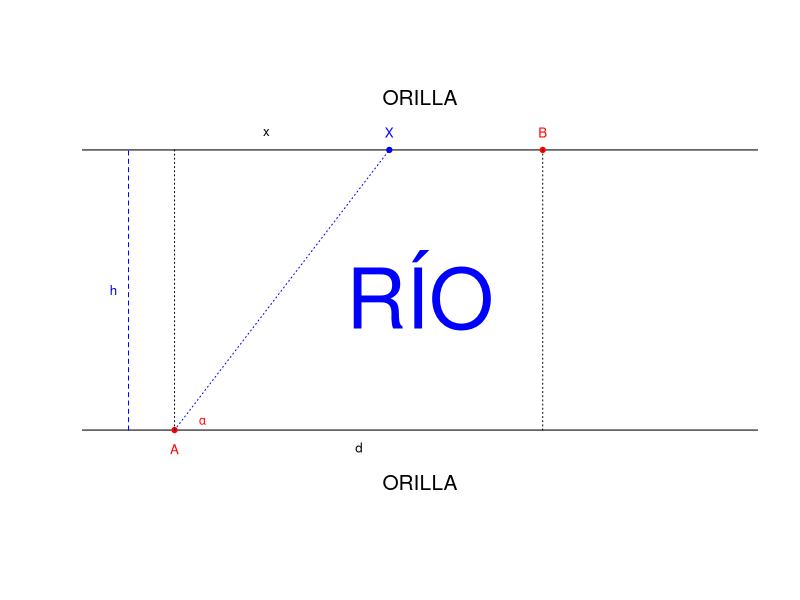
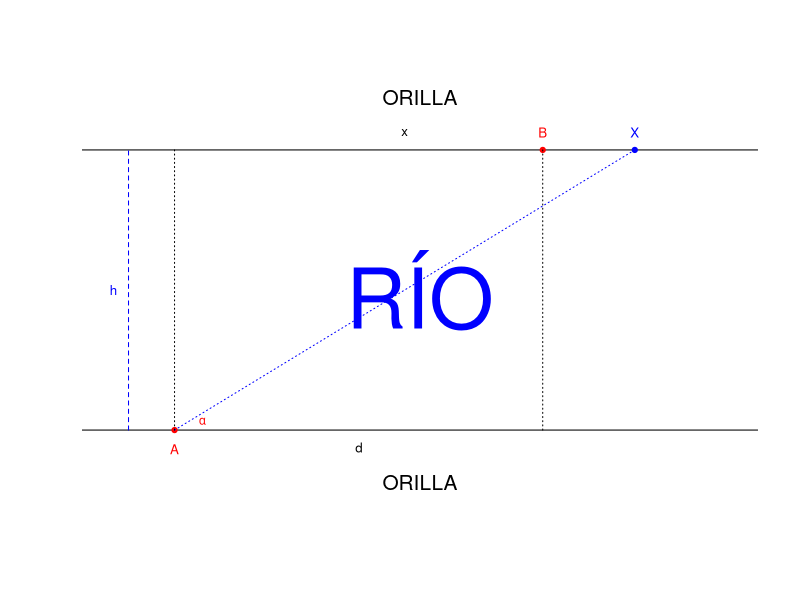

R code for these plots, in order:
## ---- chunk 1
ganancias = function(x){return(18*x-10-3*x^3/400)}
## ---- chunk 2
xmin=0
xmax=10
ymin=0
ymax=10
tolx=0.01*(xmax-xmin)
toly=0.05*(ymax-ymin)
quantsx=3
quantsy=8
plot(c(xmin-tolx,xmax+tolx,xmin-tolx,xmax+tolx),c(ymin-toly,ymin-toly,ymax+toly,ymax+toly),type="n",xlab="",ylab="",xaxt="n",yaxt="n",axes=FALSE)
x=seq(from=xmin,to=xmax,by=0.01)
#points(x,f(x),type="l")
abline(h=1,col="black")
abline(h=9,col="black")
text(5,5,'RÍO',col="blue",cex=5)
points(1,1,cex=0.7,col="red",pch=19)
points(7,9,cex=0.7,col="red",pch=19)
text(1,0.45,"A",cex=0.8,col="red")
text(7,9.5,"B",cex=0.8,col="red")
lines(c(0.25,0.25),c(1,9),col="blue",lty=2)
text(0,5,'h',col="blue",cex=0.8)
lines(c(1,4.5),c(1,9),col="blue",lty=3)
text(4.5,9.5,"X",cex=0.8,col="blue")
points(4.5,9,cex=0.7,col="blue",pch=19)
lines(c(1,1),c(1,9),lty=3)
lines(c(7,7),c(1,9),lty=3)
text(4,0.5,'d',cex=0.8)
text(5,-0.5,"ORILLA",cex=1.25)
text(5,10.5,"ORILLA",cex=1.25)
text(1.45,1.25,expression(alpha),col="red",cex=0.7)
text(2.5,9.5,"x",cex=0.8)
## ---- chunk 3
xmin=0
xmax=10
ymin=0
ymax=10
tolx=0.01*(xmax-xmin)
toly=0.05*(ymax-ymin)
quantsx=3
quantsy=8
plot(c(xmin-tolx,xmax+tolx,xmin-tolx,xmax+tolx),c(ymin-toly,ymin-toly,ymax+toly,ymax+toly),type="n",xlab="",ylab="",xaxt="n",yaxt="n",axes=FALSE)
x=seq(from=xmin,to=xmax,by=0.01)
#points(x,f(x),type="l")
abline(h=1,col="black")
abline(h=9,col="black")
text(5,5,'RÍO',col="blue",cex=5)
points(1,1,cex=0.7,col="red",pch=19)
points(7,9,cex=0.7,col="red",pch=19)
text(1,0.45,"A",cex=0.8,col="red")
text(7,9.5,"B",cex=0.8,col="red")
lines(c(0.25,0.25),c(1,9),col="blue",lty=2)
text(0,5,'h',col="blue",cex=0.8)
lines(c(1,8.5),c(1,9),col="blue",lty=3)
text(8.5,9.5,"X",cex=0.8,col="blue")
points(8.5,9,cex=0.7,col="blue",pch=19)
lines(c(1,1),c(1,9),lty=3)
lines(c(7,7),c(1,9),lty=3)
text(4,0.5,'d',cex=0.8)
text(5,-0.5,"ORILLA",cex=1.25)
text(5,10.5,"ORILLA",cex=1.25)
text(1.45,1.25,expression(alpha),col="red",cex=0.7)
text((1+8.5)/2,9.5,"x",cex=0.8)
